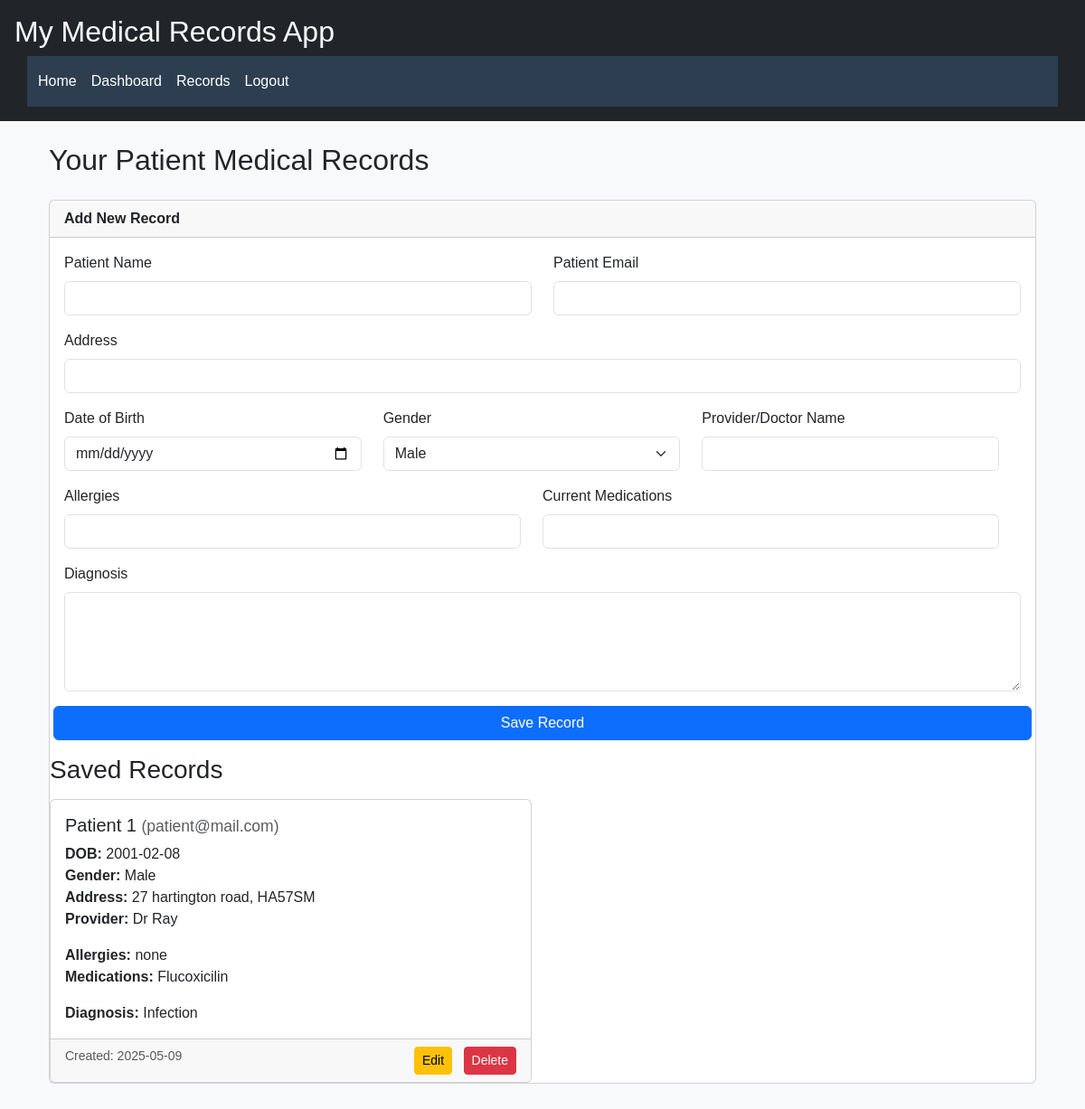
Screenshot of /records (signed in) with the database file from the repository.
### app/models.py (models this page shows, shortened)
class MedicalRecord(db.Model):
    id             = db.Column(db.Integer, primary_key=True)
    patient_name   = db.Column(db.String(100), nullable=False)
    patient_email  = db.Column(db.String(120), nullable=False)
    address        = db.Column(db.String(200), nullable=False)
    date_of_birth  = db.Column(db.Date, nullable=False)
    gender         = db.Column(db.String(10), nullable=False)
    allergies      = db.Column(db.String(200))
    medications    = db.Column(db.String(300))
    provider_name  = db.Column(db.String(100), nullable=False)
    diagnosis      = db.Column(db.Text, nullable=False)
    date_created   = db.Column(db.DateTime, default=datetime.utcnow)
    user_id        = db.Column(db.Integer, db.ForeignKey('user.id'), nullable=False)

### app/routes.py (the view, shortened to what this page needs)
@main.route('/records', methods=['GET', 'POST'])
@login_required
@limiter.limit("10 per minute")
def records():
    form = MedicalRecordForm()
    user_records = MedicalRecord.query.filter_by(author=current_user).all()
    return render_template('records.html', form=form, records=user_records)

### app/forms.py (called while the page is built)
def clean_text(x):
    return bleach.clean(x) if x else ''

### app/models.py (called while the page is built)
@login_manager.user_loader
def load_user(user_id):
    return User.query.get(int(user_id))

### app/templates/records.html (shortened to what this page needs)
{% extends "base.html" %}
{% block content %}
  <div class="container">
    <h2 class="my-4">Your Patient Medical Records</h2>
    <div class="card mb-5">
      <div class="card-header">
        <strong>Add New Record</strong>
      </div>
      <div class="card-body">
        <form method="POST" novalidate>
          <div class="row">
            <div class="col-md-6 mb-3">
              {{ form.patient_name.label(class="form-label") }}
              {{ form.patient_name(class="form-control") }}
            </div>
            <div class="col-md-6 mb-3">
              {{ form.patient_email.label(class="form-label") }}
              {{ form.patient_email(class="form-control") }}
            </div>
          <div class="mb-3">
            {{ form.address.label(class="form-label") }}
            {{ form.address(class="form-control") }}
          </div>
          <div class="row">
            <div class="col-md-4 mb-3">
              {{ form.date_of_birth.label(class="form-label") }}
              {{ form.date_of_birth(class="form-control") }}
            </div>
            <div class="col-md-4 mb-3">
              {{ form.gender.label(class="form-label") }}
              {{ form.gender(class="form-select") }}
            </div>
            <div class="col-md-4 mb-3">
              {{ form.provider_name.label(class="form-label") }}
              {{ form.provider_name(class="form-control") }}
            </div>
          </div>
          <div class="row">
            <div class="col-md-6 mb-3">
              {{ form.allergies.label(class="form-label") }}
              {{ form.allergies(class="form-control") }}
            </div>
            <div class="col-md-6 mb-3">
              {{ form.medications.label(class="form-label") }}
              {{ form.medications(class="form-control") }}
            </div>
          </div>
          <div class="mb-3">
            {{ form.diagnosis.label(class="form-label") }}
            {{ form.diagnosis(class="form-control", rows="4") }}
          </div>
          <button type="submit" class="btn btn-primary">{{ form.submit.label.text }}</button>
        </form>
      </div>
    </div>
    <h3 class="mb-3">Saved Records</h3>
    {% if records %}
      <div class="row row-cols-1 row-cols-md-2 g-4">
        {% for record in records %}
          <div class="col">
            <div class="card h-100">
              <div class="card-body">
                <h5 class="card-title">{{ record.patient_name }}
                  <small class="text-muted">({{ record.patient_email }})</small>
                </h5>
                <p class="card-text">
                  <strong>DOB:</strong> {{ record.date_of_birth }}<br>
                  <strong>Gender:</strong> {{ record.gender }}<br>
                  <strong>Address:</strong> {{ record.address }}<br>
                  <strong>Provider:</strong> {{ record.provider_name }}
                </p>
                <p class="card-text">
                  <strong>Allergies:</strong> {{ record.allergies or 'None' }}<br>
                  <strong>Medications:</strong> {{ record.medications or 'None' }}
                </p>
                <p class="card-text"><strong>Diagnosis:</strong> {{ record.diagnosis }}</p>
              </div>
              <div class="card-footer d-flex justify-content-between">
                <small class="text-muted">Created: {{ record.date_created.strftime('%Y-%m-%d') }}</small>
                <div>
                  <a href="{{ url_for('main.edit_record', record_id=record.id) }}"
                     class="btn btn-sm btn-warning me-2">Edit</a>
                  <form action="{{ url_for('main.delete_record', record_id=record.id) }}"
                        method="POST" class="d-inline">
                    <button type="submit"
                            class="btn btn-sm btn-danger"
                            onclick="return confirm('Delete this record?');">
                      Delete
                    </button>
                  </form>
                </div>
              </div>
            </div>
          </div>
        {% endfor %}
      </div>
    {% else %}
      <p>No records found.</p>
    {% endif %}
  </div>
{% endblock %}

### app/static/style.css (style rules this page uses)
:root { --primary-color: #2c3e50; --secondary-color: #18bc9c; --font-family: 'Arial', sans-serif; }
body { font-family: var(--font-family); background-color: #f8f9fa; margin: 0; padding: 0; }

### rows the page displays
MedicalRecord: patient_name "Patient 1", patient_email "patient@mail.com", date_of_birth "2001-02-08", gender "Male", address "27 hartington road, HA57SM", provider_name "Dr Ray", allergies "none", medications "Flucoxicilin", diagnosis "Infection", date_created "2025-05-09"
